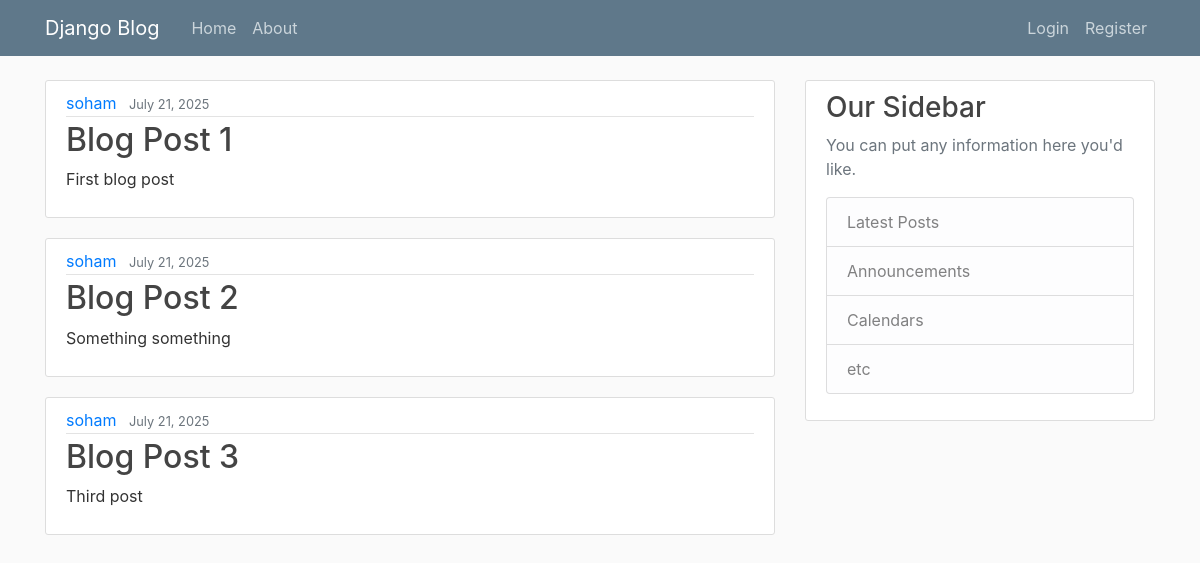
The page / on the database its author committed.
### blog/models.py (models this page shows, shortened)
class Post(models.Model):
    title = models.CharField(max_length=100)
    content = models.TextField()
    date_posted = models.DateTimeField(default=timezone.now)
    author = models.ForeignKey(User, on_delete=models.CASCADE)

### blog/views.py (the view)
# urls.py: path("", views.home, name="blog-home"),
def home(request):
    return render(request, "blog/home.html", {"posts": Post.objects.all()})

### blog/templates/blog/home.html
{% extends "blog/base.html" %} {% block content %} {% for post in posts %}
<article class="media content-section">
  <div class="media-body">
    <div class="article-metadata">
      <a class="mr-2" href="#">{{ post.author }}</a>
      <small class="text-muted">{{ post.date_posted|date:"F d, Y" }}</small>
    </div>
    <h2><a class="article-title" href="#">{{ post.title }}</a></h2>
    <p class="article-content">{{ post.content }}</p>
  </div>
</article>
{% endfor %} {% endblock content %}

### blog/static/blog/main.css (style rules this page uses)
body { background: #fafafa; color: #333333; margin-top: 5rem; }
h1, h2, h3, h4, h5, h6 { color: #444444; }
.content-section { background: #ffffff; padding: 10px 20px; border: 1px solid #dddddd; border-radius: 3px; margin-bottom: 20px; }
.article-title { color: #444444; }
.article-content { white-space: pre-line; }
.article-metadata { padding-bottom: 1px; margin-bottom: 4px; border-bottom: 1px solid #e3e3e3 }

### rows shown on the page
Post: author "soham", date_posted "July 21, 2025", title "Blog Post 1", content "First blog post"
Post: author "soham", date_posted "July 21, 2025", title "Blog Post 2", content "Something something"
Post: author "soham", date_posted "July 21, 2025", title "Blog Post 3", content "Third post"
